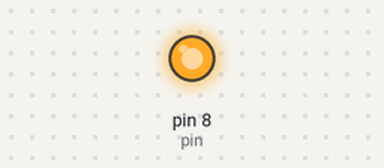
Recording of a sketch running on a simulated Arduino Uno, built with avr-gcc and run on an emulated ATmega328P. On the bench: output pins drawn as LEDs (lit = HIGH).

Above: at 0.2 s.
At 12.0 s:
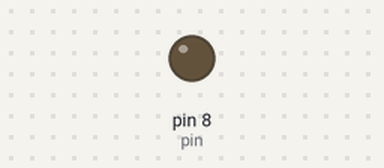
Timing chart, 0 to 21.5 s (numbered marks = the images above):
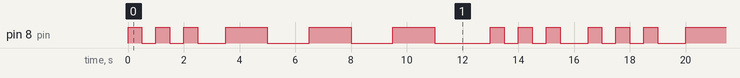

The sketch:

sos_led.ino
```cpp
void LetterToMorseCode(int delayMs, int pin) {
  for (int i = 0; i < 3; i++) {
    digitalWrite(pin, HIGH);
    delay(delayMs);
    digitalWrite(pin, LOW);
    delay(delayMs);
  }

  delay(500); // For separation between letters
}

void setup() {
  pinMode(8, OUTPUT);
}

void loop() {
  int delayMs = 500;
  int pin = 8;

  // S = . . .
  LetterToMorseCode(delayMs, pin);

  // O = - - -
  LetterToMorseCode(delayMs * 3, pin);

  // S = . . .
  LetterToMorseCode(delayMs, pin);
}
```

Measured:
- by itself, pin 8 (pin): repeats every 16.5 s: 2 × (LOW 0.50 s, HIGH 0.50 s), LOW 1.0 s, 2 × (HIGH 1.5 s, LOW 1.5 s), HIGH 1.5 s, LOW 2.0 s, 2 × (HIGH 0.50 s, LOW 0.50 s), HIGH 0.50 s, LOW 1.0 s, HIGH 0.50 s
- by itself, everything shown: repeats every 16.5 s, in 18 steps
